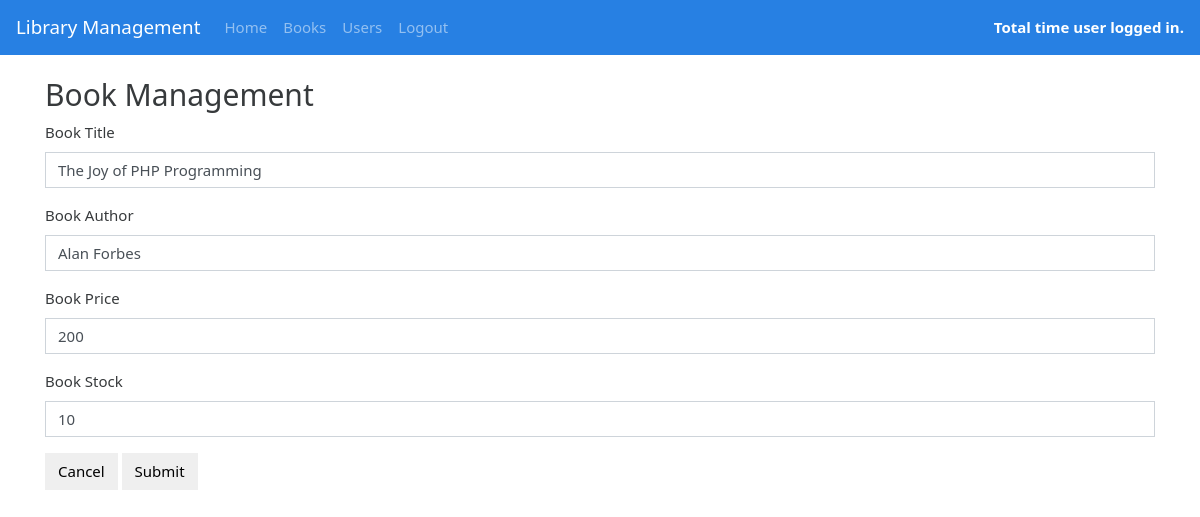
/books_form.php?id=1, run on the app's committed database.
### tables this page shows
CREATE TABLE `books` (
  `id` int(11) NOT NULL,
  `title` varchar(50) NOT NULL,
  `author` varchar(50) NOT NULL,
  `price` int(11) NOT NULL,
  `stock` int(11) NOT NULL,
  `titleurl` text NOT NULL,
  `pendingstock` int(11) NOT NULL,
  `datetime` timestamp NULL DEFAULT CURRENT_TIMESTAMP ON UPDATE CURRENT_TIMESTAMP
);

### books_form.php (the view, shortened to what this page needs)
<?php
	require 'db/connect.php';
	$id = (isset($_GET['id']))?$_GET['id']:0;
	$sql = "select * from books where id=$id";
	$result = $db->query($sql);
	$row = $result->fetch_assoc();
?>
<!DOCTYPE html>
<html lang="en">
	<head>
		<link rel="stylesheet" href="css/bootstrap.min.css">
	</head>
	<body>
		<?php include("nav.php"); ?>
		<div class="container">
		<br>
		<h2>Book Management</h2>
			<form action="books_save.php" method="post" id="clientform">
				<div class="form-group">
					<label for="title">Book Title</label>
					<input type="text" class="form-control" value="<?php echo $row['title'];?>" id="title" placeholder="Enter Book Title" name="title">
				</div>
				<div class="form-group">
					<label for="author">Book Author</label>
					<input type="text" class="form-control" value="<?php echo $row['author'];?>" id="lastname" placeholder="Enter Book Author" name="author">
				</div>
				<div class="form-group">
					<label for="price">Book Price</label>
					<input type="text" class="form-control" value="<?php echo $row['price'];?>" id="price" placeholder="Enter Book Price" name="price">
				</div>
				<div class="form-group">
					<label for="stock">Book Stock</label>
					<input type="text" class="form-control" value="<?php echo $row['stock'];?>" id="stock" placeholder="Enter Book Stock" name="stock">
				</div>
				<button type="button" class="btn btn-default" onClick="history.back()">Cancel</button>
				<button type="submit" class="btn btn-default">Submit</button>
			</form>
		</div>
	</body>
</html>

### data on the page
books: title "The Joy of PHP Programming", author "Alan Forbes", price "200", stock "10"
